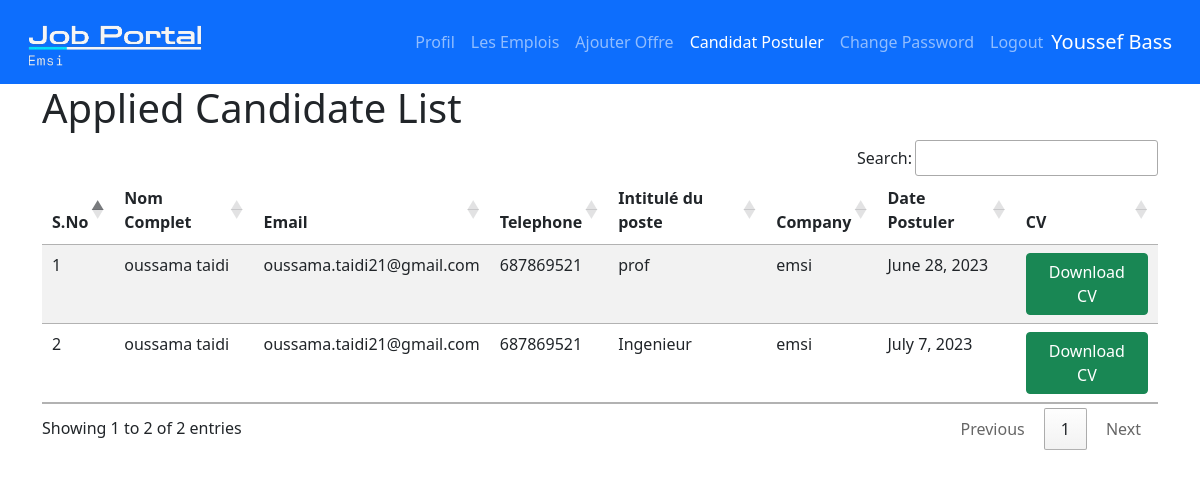
The page /applied_candidatelist/ (signed in) on the database its author committed.
### job/models.py (models this page shows, shortened)
class Apply(models.Model):
    job = models.ForeignKey(Job,on_delete=models.CASCADE)
    student = models.ForeignKey(StudentUser,on_delete=models.CASCADE)
    resume= models.FileField(null=True)
    applydate = models.DateField()

class StudentUser(models.Model):
    user = models.ForeignKey(User,on_delete=models.CASCADE)
    mobile = models.IntegerField(max_length=15,null=True)
    image = models.FileField(null=True)
    gender = models.CharField(max_length=15,null=True)
    type = models.CharField(max_length=15,null=True)

class Job(models.Model):
    recruiter = models.ForeignKey(Recruitor,on_delete=models.CASCADE)
    start_date = models.DateField(max_length=15)
    end_date = models.DateField()
    title = models.CharField(max_length=100)
    salary = models.FloatField(max_length=20)
    image = models.FileField()
    description = models.CharField(max_length=300)
    experience=models.CharField(max_length=50)
    location = models.CharField(max_length=100)
    skills = models.CharField(max_length=100)
    creationdate = models.DateField()

class Recruitor(models.Model):
    user = models.ForeignKey(User,on_delete=models.CASCADE)
    mobile = models.IntegerField(max_length=15,null=True)
    image = models.FileField(null=True)
    gender = models.CharField(max_length=15,null=True)
    company = models.CharField(max_length=100,null=True)
    type = models.CharField(max_length=15,null=True)
    status = models.CharField(max_length=20,null=True)

### job/views.py (the view)
# urls.py: path('applied_candidatelist/',applied_candidatelist,name="applied_candidatelist"),
def applied_candidatelist(request):
    if not request.user.is_authenticated:
        return redirect('recruiter_login')
        if not user.is_staff:
            return
    data=Apply.objects.all()
    d={'data':data,'nbar':'applied_candidatelist'}
    return render(request,'applied_candidatelist.html',d)

### job/templates/applied_candidatelist.html
{% load static %}
{% block body %}
{% include "recruiter_navigation.html" %}
<div class="container">
  <h1>Applied Candidate List </h1>
  <table id="example" class="table table-striped">
    <thead>
      <tr>
        <th>S.No</th>
        <th>Nom Complet</th>
        <th>Email</th>
        <th>Telephone </th>
        <th>Intitulé du poste</th>
        <th>Company</th>
        <th>Date Postuler</th>
        <th>CV</th>
      </tr>
    </thead>
    <tbody>
      {% for i in data %}
      {% if request.user.id == i.job.recruiter.user.id %}
      <tr>
        <td>{{forloop.counter}}</td>
        <td>{{i.student.user.first_name}} {{i.student.user.last_name}}</td>
        <td>{{i.student.user.username}}</td>
        <td>{{i.student.mobile}}</td>
        <td>{{i.job.title}}</td>
        <td>{{i.job.recruiter.company}}</td>
        <td>{{i.applydate}}</td>
        <td>
          <a class="btn btn-success" href="{{i.resume.url }}">Download CV</a>
        </td>
      </tr>
      {% endif %}
      {% endfor %}
    </tbody>
  </table>
</div>
{% endblock %}

### job/templates/recruiter_navigation.html (shortened to what this page needs)
<!DOCTYPE html>
{% load static %}
<html lang="en" dir="ltr">
<head>
  <link href="https://cdn.jsdelivr.net/npm/bootstrap@5.1.3/dist/css/bootstrap.min.css" rel="stylesheet">
  <link rel="stylesheet" href="https://cdn.datatables.net/1.12.1/css/jquery.dataTables.min.css">
  <link rel="stylesheet" href="https://cdn.datatables.net/buttons/2.2.3/css/buttons.dataTables.min.css">
</head>
<body>
  <nav class="navbar navbar-expand-lg navbar-dark bg-primary">
    <div class="container-fluid">
      <a class="navbar-brand" href="{% url 'recruiter_home' %}"><img src="{% static 'images/logo.png' %}" class="img-fluid" style="width: 200px" alt="" ></a>
      <div class="collapse navbar-collapse justify-content-end"" id="navbarNav">
        <ul class="navbar-nav">
          <li class="nav-item">
            <a class="nav-link {% if  nbar == 'recruiter_home' %}active{% endif %}" aria-current="page" href="{% url 'recruiter_home' %}">Profil</a>
          </li>
          <li class="nav-item">
            <a class="nav-link {% if  nbar == 'job_list' %}active{% endif %}" href="{% url 'job_list' %}">Les Emplois</a>
          </li>
          <li class="nav-item">
            <a class="nav-link {% if  nbar == 'add_job' %}active{% endif %}" href="{% url 'add_job' %}">Ajouter Offre</a>
          </li>
          <li class="nav-item">
            <a class="nav-link {% if  nbar == 'applied_candidatelist' %}active{% endif %}" href="{% url 'applied_candidatelist' %}">Candidat Postuler</a>
          </li>
          <li class="nav-item">
            <a class="nav-link {% if  nbar == 'change_passwordrecruiter' %}active{% endif %}" href="{% url 'change_passwordrecruiter' %}">Change Password</a>
          </li>
          <li class="nav-item">
            <a class="nav-link" href="{% url 'Logout' %}">Logout</a>
          </li>
        </ul>
      </div>
      <a class="navbar-brand" href="#">{{request.user.first_name}} {{request.user.last_name}}</a>
    </div>
  </nav>
</body>
</html>

### rows shown on the page
Apply: student.user.first_name "oussama", student.user.last_name "taidi", student.user.username "oussama.taidi21@gmail.com", student.mobile "687869521", job "prof", job.recruiter.company "emsi", applydate "June 28, 2023"
Apply: student.user.first_name "oussama", student.user.last_name "taidi", student.user.username "oussama.taidi21@gmail.com", student.mobile "687869521", job "Ingenieur", job.recruiter.company "emsi", applydate "July 7, 2023"

### other values the page prints
{{ request.user.first_name }} "Youssef"
{{ request.user.last_name }} "Bass"
